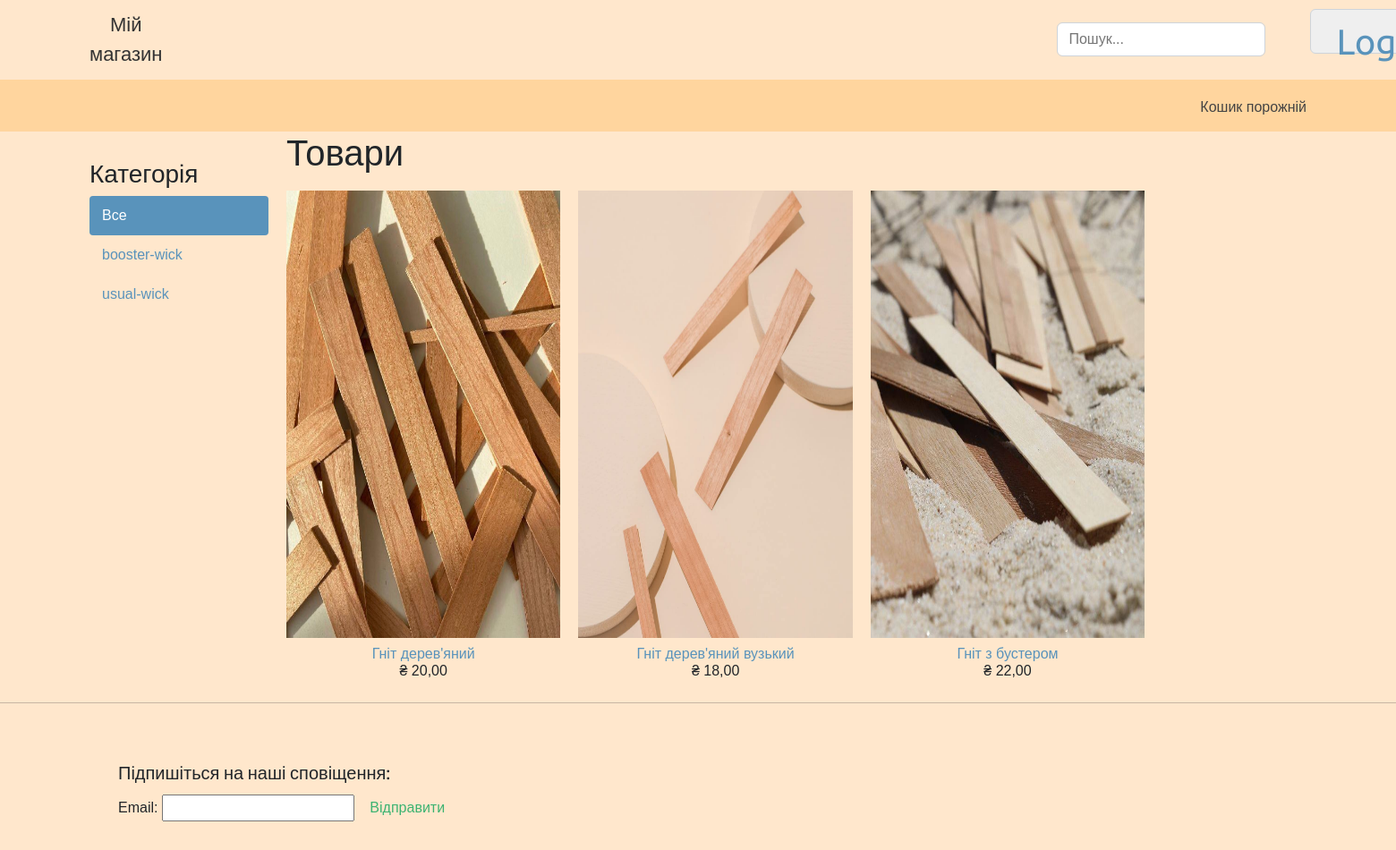
The page / on the database its author committed.
### myshop/models.py (models this page shows, shortened)
class Category(models.Model):
    name = models.CharField(max_length=100, db_index=True)
    slug = models.SlugField(max_length=100, unique=True)
    class Meta:
        ordering = ('name',)
        verbose_name = 'Категорія'
        verbose_name_plural = 'Категорії'
    def get_absolute_url(self):
        return reverse('myshop:product_list_by_category', args=[self.slug])

class Product(models.Model):
    category = models.ForeignKey(Category,
                                 related_name='products',
                                 on_delete=models.CASCADE)
    name = models.CharField('Назва', max_length=150, db_index=True)
    slug = models.CharField(max_length=150, db_index=True, unique=True)
    image = models.ImageField(upload_to='product/%Y/%m/%d', blank=True)
    description = models.TextField('Опис', max_length=1000, blank=True)
    price = models.DecimalField(max_digits=10, decimal_places=2)
    available = models.BooleanField('Наявність', default=True)
    diameter = models.DecimalField('Ширина', max_digits=4, decimal_places=1, default=0)
    booster = models.BooleanField('Бустер', default=False)
    created = models.DateTimeField(auto_now_add=True)
    uploaded = models.DateTimeField(auto_now=True)
    class Meta:
        ordering = ('name',)
        verbose_name = 'Товар'
        verbose_name_plural = 'Товари'
        index_together = (('id', 'slug'), )

### myshop/views.py (the view)
# urls.py: path('', views.product, name='product_list'),
def product(request, category_slug=None):
    category = None
    categories = Category.objects.all()
    search_query = request.GET.get('search', '')
    if search_query:
        products = Product.objects.filter(available=True and Q(name__icontains=search_query) | Q(description__icontains=search_query))
    else:
        products = Product.objects.filter(available=True)
    if category_slug:
        category = get_object_or_404(Category, slug=category_slug)
        products = products.filter(category=category)
    return render(request, 'shop/product/list.html',
                  {
                      'category': category,
                      'categories': categories,
                      'products': products
                  })

### contact/forms.py
class ContactForm(forms.ModelForm):
    class Meta:
        model = Contact
        fields = ('email', )
        widgets = {
            'email': forms.EmailInput(attrs={'class': 'editContent'})
        }

### cart/cart.py (called while the page is built)
    def __len__(self):
        return sum(item['quantity'] for item in self.cart.values())

### cart/context_processors.py (called while the page is built)
def cart(request):
    return {'cart': Cart(request)}

### contact/templatetags/contact_tags.py (called while the page is built)
@register.inclusion_tag('contact/tags/form.html')
def contact_form():
    return {'contact_form': ContactForm()}

### myshop/templates/shop/product/list.html (shortened to what this page needs)
{% extends "shop/base.html" %}
{% load static %}
{% block content %}
<div id="sidebar">
    <h3>Категорія</h3>
    <ul>
        <li {% if not category %} class="selected" {% endif %}>
            <a href="{% url 'shop:product_list' %}">Все</a>
        </li>
        {% for c in categories %}
        <li {% if category.slug == c.slug %} class="selected" {% endif %}>
            <a href="{{ c.get_absolute_url }}">{{ c.name }}</a>
        </li>
        {% endfor %}
    </ul>
</div>
<div id="main" class="product-list">
    <h1>{% if category %}{{ category.name }}{% else %}Товари{% endif %}</h1>
    {% for product in products %}
    <div class="item">
        <a href="/detail/{{ product.id }}">
            <img height="500"
                 src="{% if product.image %}{{ product.image.url }}{%else %}{% static 'img/no_image.png' %}{% endif %}">
        </a>
        <a href="{{ product.id }}">{{ product.name }}</a>
        <br>
        ₴ {{ product.price }}
    </div>
    {% endfor %}
</div>
{% endblock %}

### static/css/base.css (style rules this page uses)
body { margin:0; padding:0; font-family:helvetica, sans-serif; }
h1, h2, h3, h4, h5 , h6 { font-family: 'Ubuntu', sans-serif; font-weight:normal; }
a { text-decoration:none; color:#5993bb; }
#sidebar { width:220px; padding:30px 20px 0 0; float:left; }
#sidebar ul { margin:0; padding:0; }
#sidebar ul li { margin:0; list-style:none; padding:10px 14px; }
#sidebar ul li a { display:block; }
#sidebar ul li.selected { background:#5993bb; border-radius:4px; }
#sidebar ul li.selected a { color:#fff; }
#main { float:left; width: 96%; margin-right:-220px; overflow:hidden; }
.product-list .item { width:25%; padding:10px 20px 10px 0; float:left; text-align:center; line-height:1.2; position: relative; }
.product-list .item img { width:100%; margin-bottom:8px; }

### rows shown on the page
Category: name "booster-wick"
Category: name "usual-wick"
Product: image (picture), name "Гніт дерев'яний", price "20,00"
Product: image (picture), name "Гніт дерев'яний вузький", price "18,00"
Product: image (picture), name "Гніт з бустером", price "22,00"
